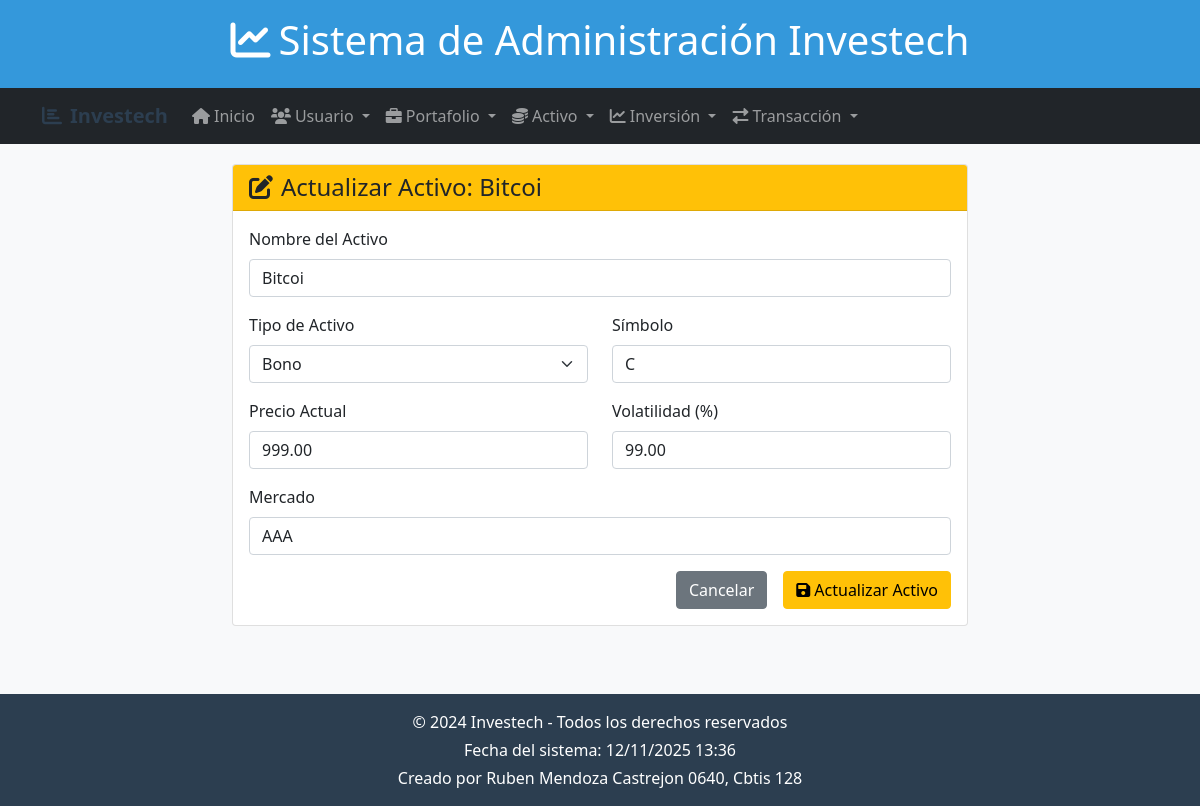
The app's page /activos/actualizar/1/ with its own data.
### app_investech/models.py (models this page shows, shortened)
class Activo(models.Model):
    nombre = models.CharField(max_length=100)
    tipo = models.CharField(max_length=50, choices=[
        ('accion', 'Acción'),
        ('bono', 'Bono'),
        ('cripto', 'Criptomoneda'),
        ('fondo', 'Fondo de inversión'),
        ('otro', 'Otro'),
    ])
    simbolo = models.CharField(max_length=10)
    precio_actual = models.DecimalField(max_digits=10, decimal_places=2)
    fecha_actualizacion = models.DateTimeField(auto_now=True)
    mercado = models.CharField(max_length=100)
    volatilidad = models.DecimalField(max_digits=5, decimal_places=2, help_text="Porcentaje de volatilidad")

### app_investech/views.py (the view)
# urls.py: path('activos/actualizar/<int:activo_id>/', views.actualizar_activo, name='actualizar_activo'),
def actualizar_activo(request, activo_id):
    activo = get_object_or_404(Activo, id=activo_id)
    return render(request, 'activo/actualizar_activo.html', {'activo': activo})

### app_investech/templates/activo/actualizar_activo.html (shortened to what this page needs)
{% extends 'base.html' %}
{% block content %}
<div class="row">
    <div class="col-md-8 mx-auto">
        <div class="card">
            <div class="card-header bg-warning text-dark">
                <h4 class="mb-0"><i class="fas fa-edit me-2"></i>Actualizar Activo: {{ activo.nombre }}</h4>
            </div>
            <div class="card-body">
                <form method="POST" action="{% url 'realizar_actualizacion_activo' activo.id %}">
                    <div class="mb-3">
                        <label for="nombre" class="form-label">Nombre del Activo</label>
                        <input type="text" class="form-control" id="nombre" name="nombre" value="{{ activo.nombre }}" required>
                    </div>
                    <div class="row">
                        <div class="col-md-6 mb-3">
                            <label for="tipo" class="form-label">Tipo de Activo</label>
                            <select class="form-select" id="tipo" name="tipo" required>
                                <option value="bono" {% if activo.tipo == 'bono' %}selected{% endif %}>Bono</option>
                            </select>
                        </div>
                        <div class="col-md-6 mb-3">
                            <label for="simbolo" class="form-label">Símbolo</label>
                            <input type="text" class="form-control" id="simbolo" name="simbolo" value="{{ activo.simbolo }}" required>
                        </div>
                    </div>
                    <div class="row">
                        <div class="col-md-6 mb-3">
                            <label for="precio_actual" class="form-label">Precio Actual</label>
                            <input type="number" class="form-control" id="precio_actual" name="precio_actual" step="0.01" value="{{ activo.precio_actual }}" required>
                        </div>
                        <div class="col-md-6 mb-3">
                            <label for="volatilidad" class="form-label">Volatilidad (%)</label>
                            <input type="number" class="form-control" id="volatilidad" name="volatilidad" step="0.01" value="{{ activo.volatilidad }}" required>
                        </div>
                    </div>
                    <div class="mb-3">
                        <label for="mercado" class="form-label">Mercado</label>
                        <input type="text" class="form-control" id="mercado" name="mercado" value="{{ activo.mercado }}" required>
                    </div>
                    <div class="d-grid gap-2 d-md-flex justify-content-md-end">
                        <a href="{% url 'inicio_activo' %}" class="btn btn-secondary me-md-2">Cancelar</a>
                        <button type="submit" class="btn btn-warning">
                            <i class="fas fa-save me-1"></i>Actualizar Activo
                        </button>
                    </div>
                </form>
            </div>
        </div>
    </div>
</div>
{% endblock %}

### app_investech/templates/base.html (style rules this page uses)
body { background-color: #f8f9fa; min-height: 100vh; display: flex; flex-direction: column; }

### records on screen
Activo: nombre "Bitcoi", tipo "Bono", simbolo "C", precio_actual "999.00", volatilidad "99.00", mercado "AAA"
